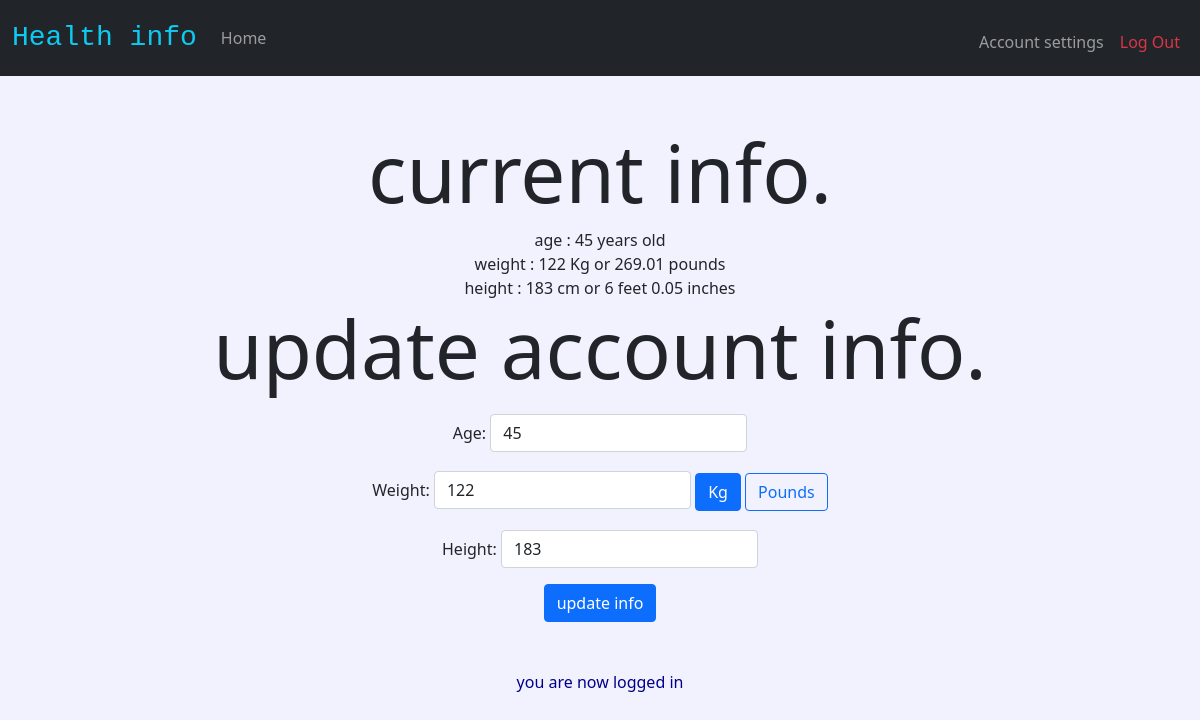
Page /accountsettings (signed in) on the earlier database version.
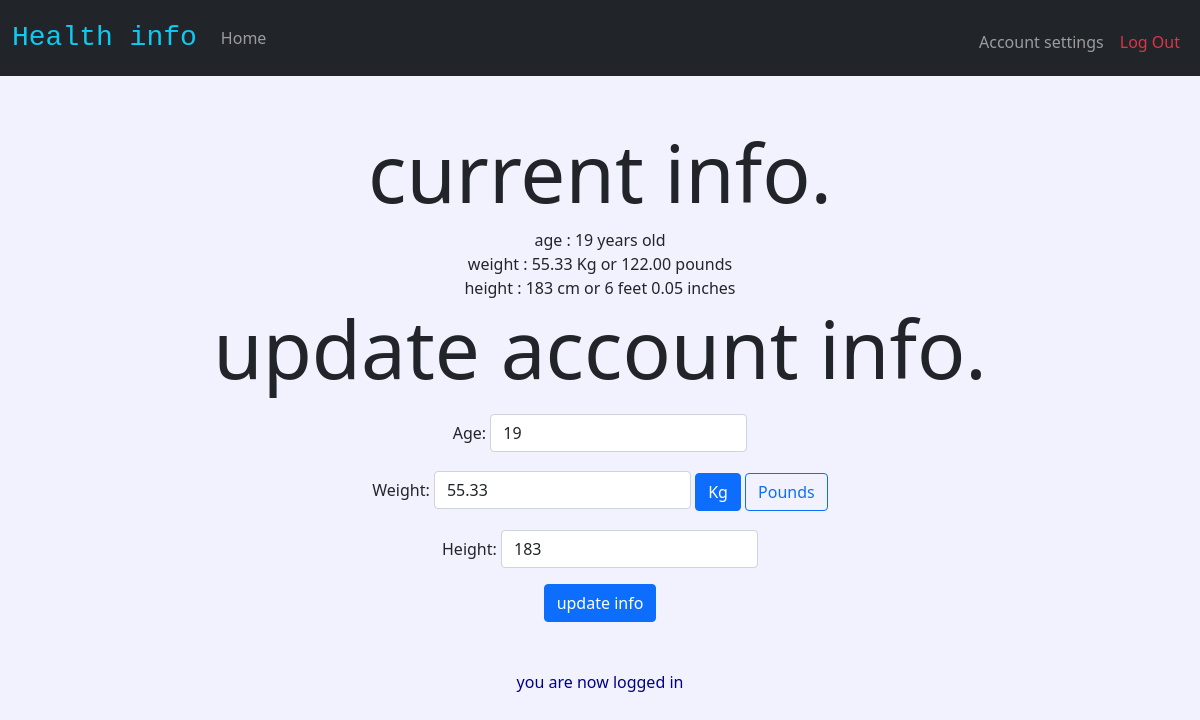
Same page on the later database version.
### tables this page shows
CREATE TABLE information (user_id INT, age INT, weight INT, height INT, FOREIGN KEY(user_id) REFERENCES users(id));

### application.py (the view, shortened to what this page needs)
@app.route("/accountsettings", methods = ["GET", "POST"])
def accountSettings():
    if session.get("user_id") == None:
        return redirect("/login")
    fields = ["age", "weight", "height"]
    rows = db.execute("SELECT * FROM information WHERE user_id = ?;", session["user_id"])
    return render_template("accountSettings.html", user = rows[0], fields = fields)

### helpers.py (called while the page is built)
def cmToFeet(height):
    totalInches = int(height) / 2.54
    feet = int(totalInches / 12)
    inches = totalInches % 12
    return f"{feet} feet {inches:.2f} inches "

def KgToPounds(weight):
    return f"{weight * 2.205:.2f} pounds"

### templates/accountSettings.html (shortened to what this page needs)
{% extends "layout.html" %}
{% block body %}
<div class = "text-center">
<h4 class="display-1">current info.</h4>
{% for field in fields %}
{{ field }} :
    {% if user[field] %}
        {{user[field]}}
            {% if field == "age" %}
                years old
            {% elif field == "height" %}
                cm or {{ user[field] | cmToFeet }}
            {% elif field == "weight" %}
                Kg or {{ user[field] | KgToPounds }}
            {% endif %}
    {% else %}
        Not Added yet
    {% endif %}
<br>
{% endfor %}
<h4 class="display-1">update account info.</h4>
<form action="/accountsettings" method="post">
    <div class="form-group">
        <label for="age">Age:</label>
        <input autocomplete="off" autofocus class="form-control" name="age" placeholder="age" type="number" value = {{user["age"]}}>
    </div>
    <div class="form-group">
        <label for="weight">Weight:</label>
        <input class="form-control" name="weight" placeholder="weight" type="number"  step="any" value = {{user["weight"]}}>
        <label class="btn btn-outline-primary" for="option1">Kg</label>
        <label class="btn btn-outline-primary" for="option2">Pounds</label>
    </div>
    <div class="form-group">
        <label for="height">Height:</label>
        <input class="form-control" name="height" placeholder="height" type="number"  step="any" value = {{user["height"]}}>
    </div>
    <button class="btn btn-primary mt-3" type="submit">update info</button>
</form>
</div>
{% endblock %}

### templates/layout.html (shortened to what this page needs)
<!DOCTYPE html>
<html lang="en">
    <head>
        <link href="https://cdn.jsdelivr.net/npm/bootstrap@5.0.2/dist/css/bootstrap.min.css" rel="stylesheet">
        <link href="/static/styles.css" rel="stylesheet">
    </head>
    <body>
            <nav class="navbar navbar-expand navbar-dark bg-dark">
                <div class="container-fluid">
                  <a class="mt-2 navbar-brand text-info" href="/">
                    <tt><h3 class =>Health info</h3> </tt>
                  </a>
                  <div class="collapse navbar-collapse" id="navbarNav">
                  <ul class="navbar-nav mr-auto">
                    <li class="nav-item">
                      <a class="nav-link" href="/">Home</a>
                    </li>
                  </ul>
                  {% if session.user_id %}
                  <ul class="navbar-nav ms-auto ">
                    <li class="nav-item">
                      <a class="nav-link mt-2" href="/accountsettings">Account settings</a>
                    </li>
                    <li class="nav-item">
                      <a class="nav-link mt-2 text-danger" href="/logout">Log Out</a>
                    </li>
                  </ul>
                  {% endif %}
                </div>
              </div>
              </nav>
        <main class="container p-5">
          {% block body %}{% endblock %}
      </main>
    </body>
    <footer>
      {% if session.user_id %}
      <center><span style = "color:darkblue; text-align: center;"> you are now logged in  </span> </center>
      {% endif %}
    </footer>
</html>

### static/styles.css (style rules this page uses)
body { background-color: rgb(242, 242, 255); }
.form-group { margin-top: 0.5cm; }
main .form-control { display: inline-block; width: auto; }
main { overflow-x: auto; }

Differences in the rows shown:
changed information "6 feet 0.05 inches": age "45" → "19"; weight "122" → "55.33"
Other differences:
new list line: "age : years old"
new list line: "19"
new list line: "weight : Kg or"
new list line: "55.33 122.00 pounds"
list line gone: "age : years old"
list line gone: "45"
list line gone: "weight : Kg or"
list line gone: "122 269.01 pounds"
